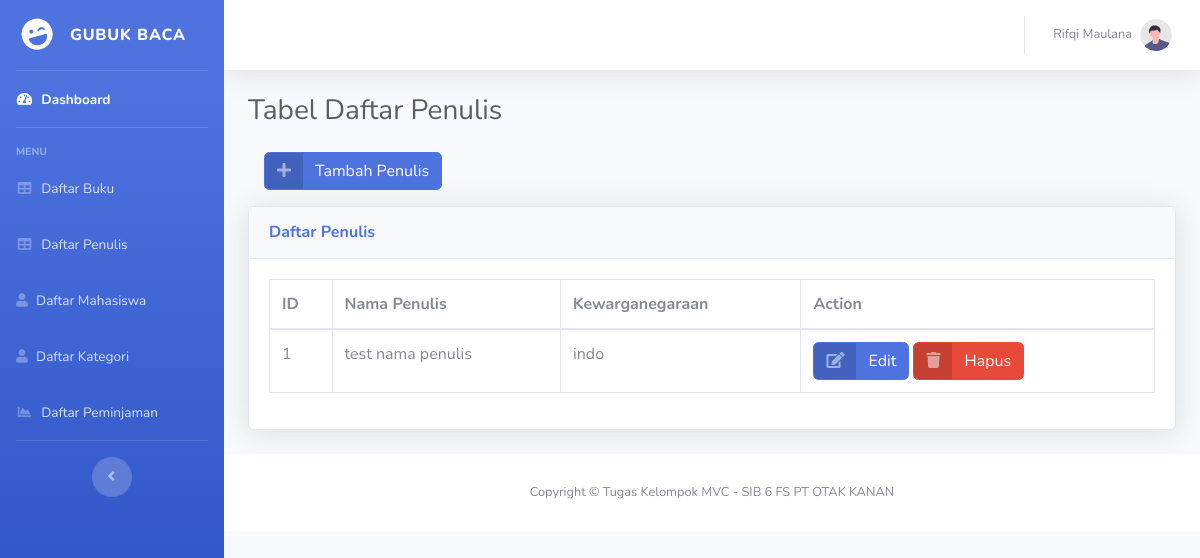
/public/penulis, run on an earlier commit of the app's database.
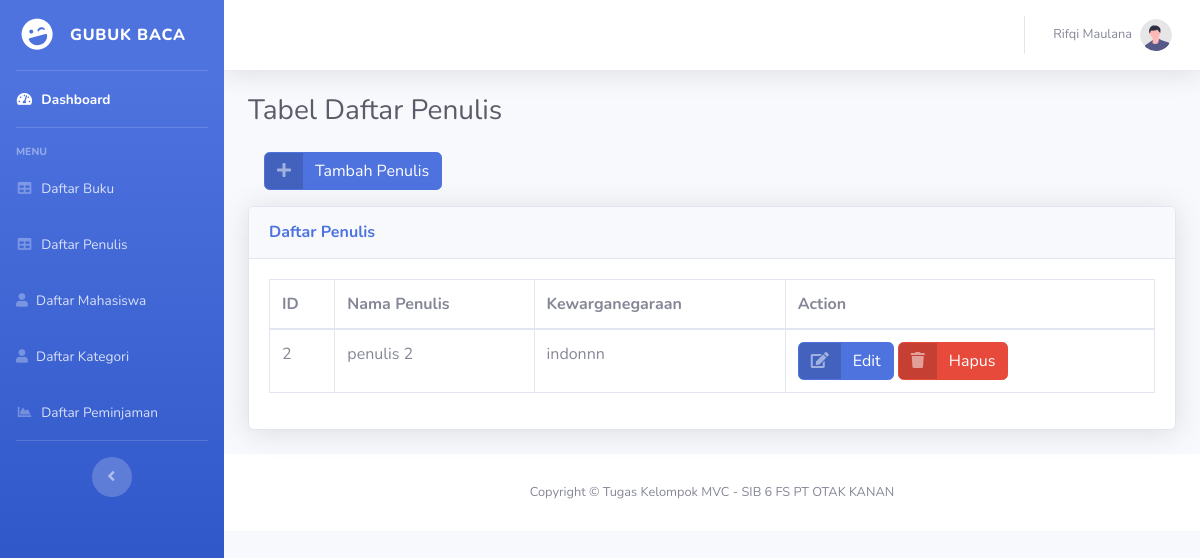
And on a later commit of the database.
### tables this page shows
CREATE TABLE `penulis` (
  `id_penulis` int(11) NOT NULL,
  `nama_penulis` varchar(50) NOT NULL,
  `kewarganegaraan` varchar(24) NOT NULL
);

### app/core/Controller.php (called while the page is built, shortened)
<?php
class Controller
{
  public function view($view, $data = [])
  {
    require_once '../app/views/' . $view . '.php';
  }
  public function model($model)
  {
    return new $model;
  }
}

### app/controllers/Penulis.php (called while the page is built, shortened)
<?php
class Penulis extends Controller
{
    public function index()
    {
        $data['judul'] = 'Daftar Penulis - Gubuk Baca';
        $data['penulis'] = $this->model('Penulis_model')->getAllPenulis();
        $this->view('templates/header', $data);
        $this->view('penulis/index', $data);
        $this->view('templates/footer', $data);
    }
}
?>

### app/core/App.php (called while the page is built, shortened)
<?php
class App
{
  protected $method = 'index';
  protected $params = [];
  public function __construct()
  {
    $this->controller = new $this->controller;
    call_user_func_array(
      [$this->controller, $this->method],
      $this->params
    );
  }
}

### public/index.php (called while the page is built, shortened)
<?php
$new = new App;

### app/core/Database.php (called while the page is built, shortened)
<?php
class Database
{
  private $host = DB_HOST;
  private $user = DB_USER;
  private $pass = DB_PASS;
  private $db_name = DB_NAME;
  private $dbh;
  private $stmt;
  public function __construct()
  {
    $dsn = 'mysql:host=' . $this->host . ';dbname=' . $this->db_name;
    $option = [
      PDO::ATTR_PERSISTENT => true,
      PDO::ATTR_ERRMODE => PDO::ERRMODE_EXCEPTION
    ];
    try {
      $this->dbh = new PDO($dsn, $this->user, $this->pass, $option);
    } catch (PDOException $e) {
      die($e->getMessage());
    }
  }
  public function query($query)
  {
    $this->stmt = $this->dbh->prepare($query);
  }
  public function execute()
  {
    $this->stmt->execute();
  }
  public function resultAll()
  {
    $this->execute();
    return $this->stmt->fetchAll(PDO::FETCH_ASSOC);
  }
}

### app/models/Penulis_model.php (called while the page is built, shortened)
<?php
class Penulis_model
{
  private $table = 'penulis';
  private $db;
  public function __construct()
  {
    $this->db = new Database;
  }
  public function getAllPenulis()
  {
    $this->db->query('SELECT * FROM ' . $this->table);
    return $this->db->resultAll();
  }
}

### app/views/Penulis/index.php (the view, shortened to what this page needs)
<div class="container-fluid">
  <h1 class="h3 mb-2 text-gray-800">Tabel Daftar Penulis</h1>
  <button type="button" class="btn btn-primary btn-icon-split m-3" data-toggle="modal" data-target="#addpenulisModal">
    <span class="icon text-white-50">
      <i class="fas fa-plus"></i>
    </span>
    <span class="text">Tambah Penulis</span>
  </button>
  <div class="card shadow mb-4">
    <div class="card-header py-3">
      <h6 class="m-0 font-weight-bold text-primary">Daftar Penulis</h6>
    </div>
    <div class="card-body">
      <div class="table-responsive">
        <table class="table table-bordered" id="dataTable" width="100%" cellspacing="0">
          <thead>
            <tr>
              <th>ID</th>
              <th>Nama Penulis</th>
              <th>Kewarganegaraan</th>
              <th>Action</th>
            </tr>
          </thead>
          <tbody>
            <?php foreach ($data['penulis'] as $penulis) : ?>
              <tr>
                <td><?= $penulis['id_penulis']; ?></td>
                <td><?= $penulis['nama_penulis']; ?></td>
                <td><?= $penulis['kewarganegaraan']; ?></td>
                <td>
                  <a href="<?= BASEURL; ?>/penulis/edit/<?= $penulis['id_penulis']; ?>" class="btn btn-primary btn-icon-split">
                    <span class="icon text-white-50">
                      <i class="fas fa-edit"></i>
                    </span>
                    <span class="text">Edit</span>
                  </a>
                  <a href="<?= BASEURL; ?>/penulis/delete?id_penulis=<?= $penulis['id_penulis']; ?>" class="btn btn-danger btn-icon-split">
                    <span class="icon text-white-50">
                      <i class="fas fa-trash"></i>
                    </span>
                    <span class="text">Hapus</span>
                  </a>
                </td>
              </tr>
            <?php endforeach; ?>
          </tbody>
        </table>
      </div>
    </div>
  </div>

### app/views/templates/header.php (shortened to what this page needs)
<!DOCTYPE html>
<html lang="en">
<head>
  <link href="<?= BASEURL; ?>/vendor/fontawesome-free/css/all.min.css" rel="stylesheet" type="text/css">
  <link href="<?= BASEURL; ?>/css/sb-admin-2.min.css" rel="stylesheet">
  <link href="<?= BASEURL; ?>/vendor/datatables/dataTables.bootstrap4.min.css" rel="stylesheet">
</head>
<body id="page-top">
  <div id="wrapper">
    <ul class="navbar-nav bg-gradient-primary sidebar sidebar-dark accordion" id="accordionSidebar">
      <a class="sidebar-brand d-flex align-items-center justify-content-center" href="<?= BASEURL; ?>">
        <div class="sidebar-brand-icon rotate-n-15">
          <i class="fas fa-laugh-wink"></i>
        </div>
        <div class="sidebar-brand-text mx-3">Gubuk Baca</div>
      </a>
      <hr class="sidebar-divider my-0">
      <li class="nav-item active">
        <a class="nav-link" href="<?= BASEURL; ?>">
          <i class="fas fa-fw fa-tachometer-alt"></i>
          <span>Dashboard</span></a>
      </li>
      <hr class="sidebar-divider">
      <div class="sidebar-heading">
        Menu
      </div>
      <li class="nav-item">
        <a class="nav-link" href="<?= BASEURL; ?>/buku">
          <i class="fas fa-fw fa-table"></i>
          <span>Daftar Buku</span></a>
      </li>
      <li class="nav-item">
        <a class="nav-link" href="<?= BASEURL; ?>/penulis">
          <i class="fas fa-fw fa-table"></i>
          <span>Daftar Penulis</span></a>
      </li>
      <li class="nav-item">
        <a class="nav-link" href="<?= BASEURL; ?>/mahasiswa">
          <i class="fa fa-user" aria-hidden="true"></i>
          <span>Daftar Mahasiswa</span></a>
      </li>
      <li class="nav-item">
        <a class="nav-link" href="<?= BASEURL; ?>/kategori">
          <i class="fa fa-user" aria-hidden="true"></i>
          <span>Daftar Kategori</span></a>
      </li>
      <li class="nav-item">
        <a class="nav-link" href="<?= BASEURL; ?>/peminjaman">
          <i class="fas fa-fw fa-chart-area"></i>
          <span>Daftar Peminjaman</span></a>
      </li>
      <hr class="sidebar-divider d-none d-md-block">
      <div class="text-center d-none d-md-inline">
        <button class="rounded-circle border-0" id="sidebarToggle"></button>
      </div>
    </ul>
    <div id="content-wrapper" class="d-flex flex-column">
      <div id="content">
        <nav class="navbar navbar-expand navbar-light bg-white topbar mb-4 static-top shadow">
          <ul class="navbar-nav ml-auto">
            <li class="nav-item dropdown no-arrow">
              <a class="nav-link dropdown-toggle" href="#" id="userDropdown" role="button" data-toggle="dropdown" aria-haspopup="true" aria-expanded="false">
                <span class="mr-2 d-none d-lg-inline text-gray-600 small">Rifqi Maulana</span>
                <img class="img-profile rounded-circle" src="img/undraw_profile.svg">
              </a>
            </li>
          </ul>
        </nav>
</body>

### app/views/templates/footer.php (shortened to what this page needs)
</div>
<footer class="sticky-footer bg-white">
  <div class="container my-auto">
    <div class="copyright text-center my-auto">
      <span>Copyright &copy; Tugas Kelompok MVC - SIB 6 FS PT OTAK KANAN</span>
    </div>
  </div>
</footer>
</body>
</html>

What changed in the data, as far as the page shows it:
removed penulis: id_penulis "1", nama_penulis "test nama penulis", kewarganegaraan "indo"
added penulis: id_penulis "2", nama_penulis "penulis 2", kewarganegaraan "indonnn"
